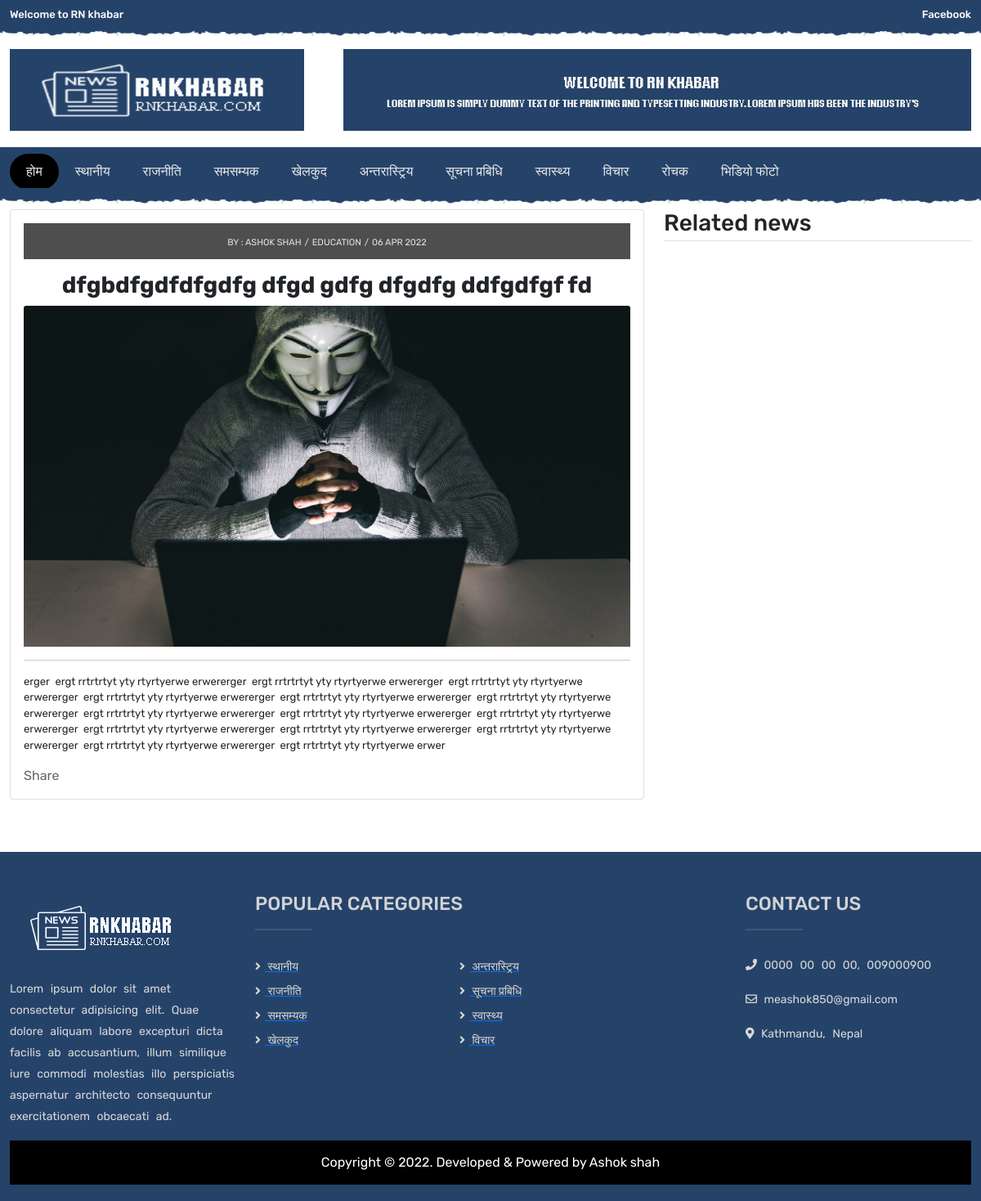
/detail/1, run on the app's committed database.
### home/models.py (models this page shows, shortened)
class News(models.Model):
    category = models.ForeignKey(Category, on_delete=models.CASCADE)
    title = models.CharField(max_length=300)
    type = models.CharField(max_length=150)
    author = models.CharField(max_length=150)
    image = models.ImageField(upload_to='image')
    detail = RichTextField()
    add_time = models.DateTimeField(auto_now_add=True)
    class Meta:
        verbose_name_plural = 'News'

### home/views.py (the view)
# urls.py: path('detail/<int:id>', views.detail, name="detail"),
def detail(request, id):
    news = News.objects.get(pk=id)
    category = Category.objects.get(id=news.category.id)
    rel_news = News.objects.filter(category=category).exclude(id=id)[:4]
    return render(request, 'home/detail.html', {
        'news': news,
        'related_news': rel_news
    })

### templates/home/detail.html (shortened to what this page needs)
{% extends 'base.html' %}
{% block body %}
 <section id="detail-news-views">
<main class="container mt-3 mb-5">
	<div class="row my-3">
		<div class="col-md-8">
			<div class="card mb-3">
			  <div class="card-body">
				  <div class="views-detail-news">
				   <span>By : {{news.author}}</span> <span>/</span>
                <span>{{news.type}}</span> <span>/</span>
                <span>{{news.add_time | date:"d M Y"}}</span>
			  </div>
			    <h3 class="card-title" style="text-align:center;"><b>{{news.title}}</b></h3>
				 <img src="{{news.image.url}}" class="card-img-top" alt="{{news.title}}">
				   <hr/>
			    <p class="card-text">{{news.detail | safe}}</p>
				 <div class="fb-share-button" data-href="http://127.0.0.1:8000/detail/{{news.id}}" data-layout="button_count" data-size="large"><a target="_blank" href="https://www.facebook.com/sharer/sharer.php?u=http%3A%2F%2F127.0.0.1%3A8000%2Fdetail%2F38&amp;src=sdkpreparse" class="fb-xfbml-parse-ignore">Share</a></div>
			  </div>
			</div>
		</div>
		<div class="col-md-4">
			<h3 class="mb-3 border-bottom pb-1">Related news</h3>
		</div>
	</div>
</main>
</section>
{% endblock %}

### static/sass/main.css (style rules this page uses)
* { margin: 0px; padding: 0px; }
body { font-family: 'Rubik', sans-serif; background-color: #fff; }
.views-detail-news { text-align: center; background-color: rgb(78, 78, 78); padding-top: 10px; padding-bottom: 10px; margin-bottom: 15px; }
.views-detail-news span { color: #fff; }
#detail-news-views a { text-decoration: none; color: #666; }
#detail-news-views .card span { font-size: 11px; text-transform: uppercase; color: rgb(226, 226, 226); }
#detail-news-views .card p { font-size: 13px; }

### static/sass/responsive.css (style rules this page uses)
@media (min-width: 1200px) { .container, .container-lg, .container-md, .container-sm, .container-xl { max-width: 1240px; } }

### data on the page
News: author "ASHOK SHAH", type "EDUCATION", add_time "06 APR 2022", title "dfgbdfgdfdfgdfg dfgd gdfg dfgdfg ddfgdfgf fd", image (placeholder picture), detail "erger ergt rrtrtrtyt yty rtyrtyerwe erwererger ergt rrtrtrtyt yty rtyrtyerwe erwererger ergt rrtrtrtyt yty rtyrtyerwe erwererger ergt rrtrtrtyt yty rtyrtyerwe erwererger ergt rrtrtrtyt yty rtyrtyerwe erwererger ergt rrtrtrtyt yty rtyrtyerwe erwererger ergt rrtrtrtyt yty rtyrtyerwe erwererger ergt rrtrtrtyt yty rtyrtyerwe erwererger ergt rrtrtrtyt yty rtyrtyerwe erwererger ergt rrtrtrtyt yty rtyrtyerwe erwererger ergt rrtrtrtyt yty rtyrtyerwe erwererger ergt rrtrtrtyt yty rtyrtyerwe erwererger ergt rrtrtrtyt yty rtyrtyerwe erwererger ergt rrtrtrtyt yty rtyrtyerwe erwer"
